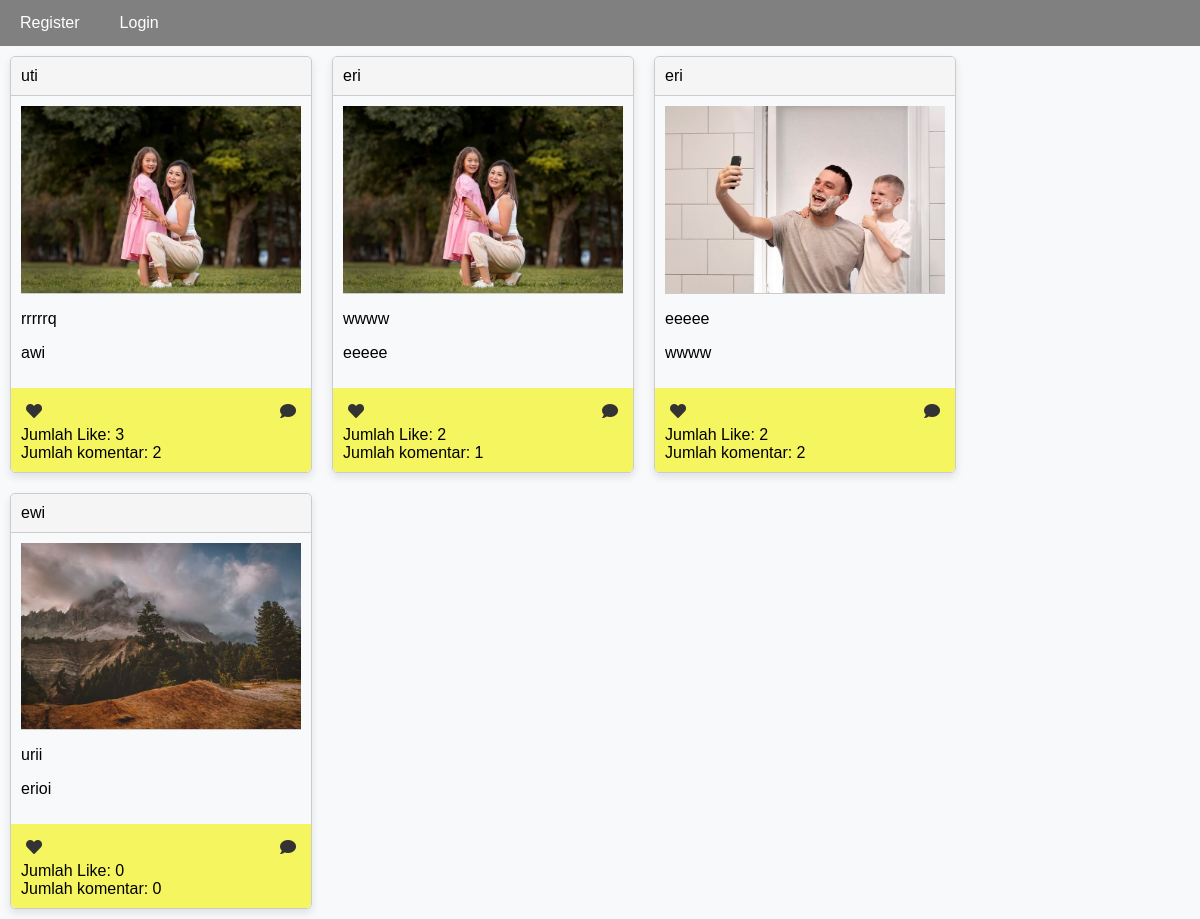
/ujikomAlfan/index.php, run on the app's committed database.
### tables this page shows
CREATE TABLE `foto` (
  `fotoid` int(11) NOT NULL,
  `judulfoto` varchar(255) NOT NULL,
  `deskripsifoto` text NOT NULL,
  `tanggalunggah` date NOT NULL,
  `lokasifile` varchar(255) NOT NULL,
  `userid` int(11) NOT NULL
);

CREATE TABLE `user` (
  `userid` int(11) NOT NULL,
  `username` varchar(255) NOT NULL,
  `password` varchar(255) NOT NULL,
  `email` varchar(255) NOT NULL,
  `namalengkap` varchar(255) NOT NULL,
  `alamat` text NOT NULL
);

### ujikomAlfan/index.php (the view, shortened to what this page needs)
<!DOCTYPE html>
<html lang="en">
<head>
    <link rel="stylesheet" href="style.css">
    <link rel="stylesheet" href="https://cdnjs.cloudflare.com/ajax/libs/font-awesome/5.15.3/css/all.min.css">
    <head>
</head>
</head>
<body>
    <?php
        if(!isset($_SESSION['userid'])){
    ?>
            <ul>
                <li><a href="register.php">Register</a></li>
                <li><a href="login.php">Login</a></li>
            </ul>
    <?php
        }
    ?>
<?php
include "koneksi.php";
$sql = mysqli_query($conn, "SELECT * FROM foto,user WHERE foto.userid=user.userid");
while ($data = mysqli_fetch_array($sql)) {
?>
    <div class="card">
        <div class="card-header">
            <?=$data['namalengkap']?>
        </div>
        <div class="card-body">
            <img src="gambar/<?=$data['lokasifile']?>" class="card-img" alt="<?=$data['judulfoto']?>">
            <p><?=$data['judulfoto']?></p>
            <p><?=$data['deskripsifoto']?></p>
        </div>
        <div class="card-footer">
            <div class="card-actions">
                <a href="like.php?fotoid=<?=$data['fotoid']?>" class="icon-button"><i class="fas fa-heart"></i></a>
                <a href="komentar.php?fotoid=<?=$data['fotoid']?>" class="icon-button"><i class="fas fa-comment"></i></a>
            </div>
            <div>
                Jumlah Like:
                <?php
                    $fotoid = $data['fotoid'];
                    $sql2 = mysqli_query($conn, "SELECT * FROM likefoto WHERE fotoid='$fotoid'");
                    echo mysqli_num_rows($sql2);
                ?>
            </div>  <div>
                Jumlah komentar:
                <?php
                    $fotoid = $data['fotoid'];
                    $sql2 = mysqli_query($conn, "SELECT * FROM komentarfoto WHERE fotoid='$fotoid'");
                    echo mysqli_num_rows($sql2);
                ?>
            </div>
        </div>
    </div>
<?php
}
?>
</body>
</html>

### ujikomAlfan/style.css (style rules this page uses)
body { font-family: Arial, sans-serif; background-color: #f8f9fa; margin: 0; padding: 0; }
ul { list-style-type: none; margin: 0; padding: 0; overflow: hidden; }
li { float: left; }
li a { display: block; color: white; text-align: center; padding: 14px 20px; text-decoration: none; transition: background-color 0.3s ease; }
img { display: block; margin: 0 auto; max-width: 100%; height: auto; }
.icon-button { display: inline-block; color: #1b1c1d; padding: 8px 12px; border: none; border-radius: 4px; cursor: pointer; text-decoration: none; transition: color 0.3s ease; }

### ujikomAlfan/index.php (style rules this page uses)
body { font-family: Arial, sans-serif; background-color: #f8f9fa; margin: 0; padding: 0; }
ul { list-style-type: none; margin: 0; padding: 0; overflow: hidden; background-color:gray; }
li { float: left; }
li a { display: block; color: white; text-align: center; padding: 14px 20px; text-decoration: none; transition: background-color 0.3s ease; }
img { display: block; margin: 0 auto; max-width: 100%; height: auto; }
.icon-button { display: inline-block; color: #1b1c1d; padding: 8px 12px; border: none; border-radius: 4px; cursor: pointer; text-decoration: none; transition: color 0.3s ease; }
.card { width: 300px; float: left; border: 1px solid #ccc; border-radius: 5px; margin: 10px; box-shadow: 0 4px 8px rgba(0, 0, 0, 0.1); }
.card-header { padding: 10px; background-color: #f5f5f5; border-bottom: 1px solid #ccc; border-top-left-radius: 5px; border-top-right-radius: 5px; }
.card-body { padding: 10px; }
.card-img { width: 100%; height: auto; border-bottom: 1px solid #ccc; }
.card-footer { padding: 10px; background-color: #f5f55f; border-bottom-left-radius: 5px; border-bottom-right-radius: 5px; }
.card-actions { display: flex; justify-content: space-between; }
.icon-button { text-decoration: none; color: #333; padding: 5px; }

### data on the page
foto: userid.namalengkap "uti", lokasifile (picture), judulfoto "rrrrrq", deskripsifoto "awi", mysqli_num_rows($sql2) "3", mysqli_num_rows($sql2) "2"
foto: userid.namalengkap "eri", lokasifile (picture), judulfoto "wwww", deskripsifoto "eeeee", mysqli_num_rows($sql2) "2", mysqli_num_rows($sql2) "1"
foto: userid.namalengkap "eri", lokasifile (picture), judulfoto "eeeee", deskripsifoto "wwww", mysqli_num_rows($sql2) "2"
foto: userid.namalengkap "ewi", lokasifile (picture), judulfoto "urii", deskripsifoto "erioi", mysqli_num_rows($sql2) "0"
